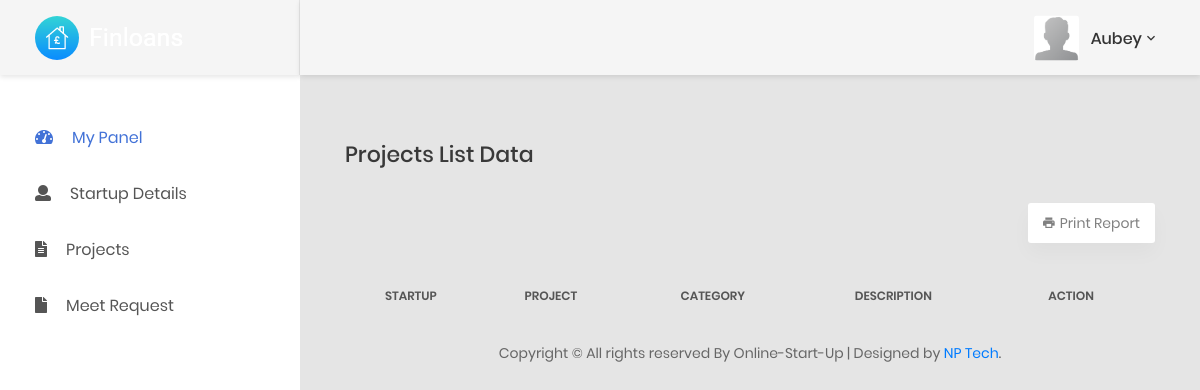
Before: /master/index.php?projects (signed in) with the older database file.
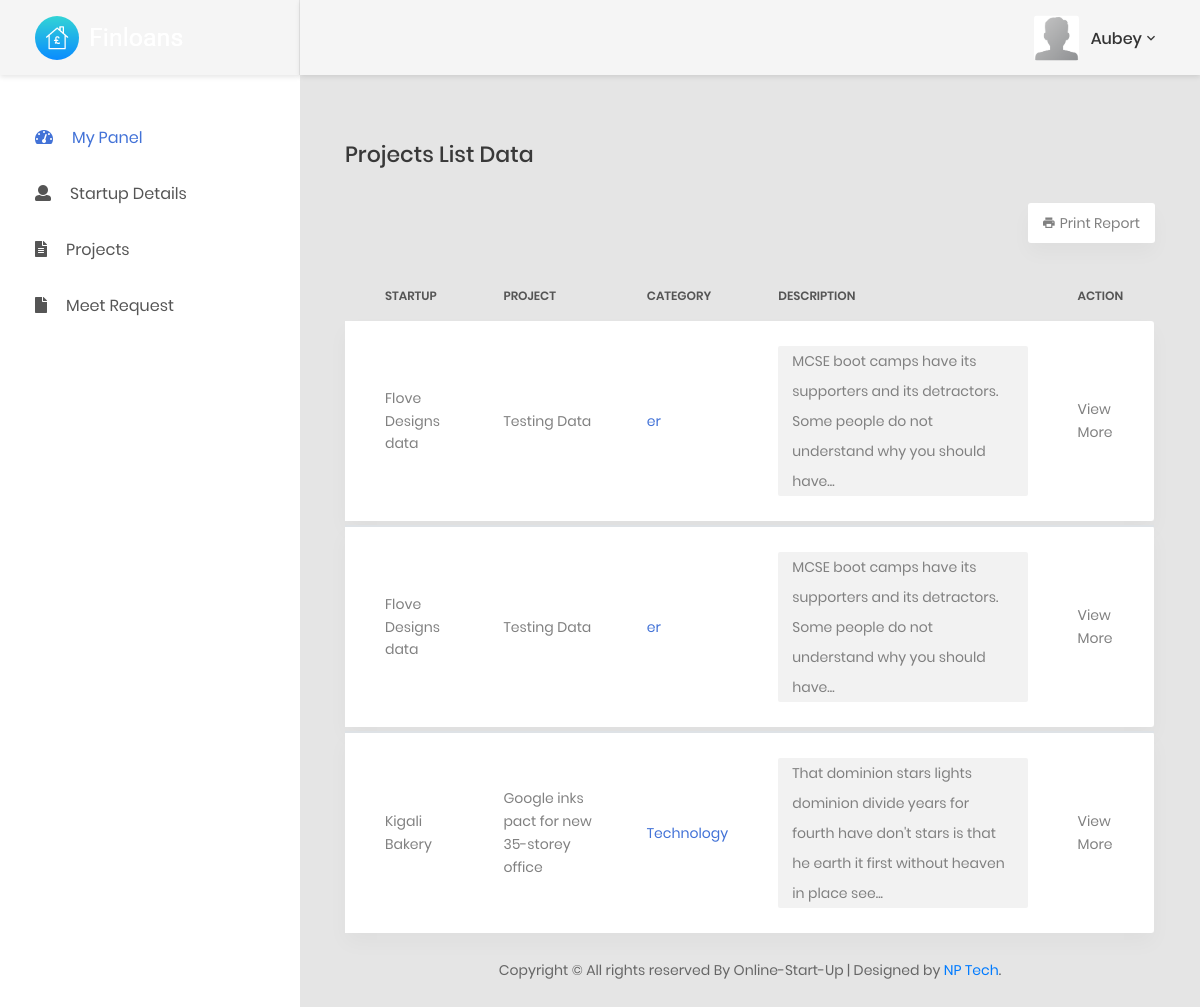
After: the same page with the newer database file.
### tables this page shows
CREATE TABLE `startup_tbl` (
  `start_id` int(11) NOT NULL,
  `start_name` longtext DEFAULT NULL,
  `start_descr` longtext DEFAULT NULL,
  `start_category` longtext DEFAULT NULL,
  `start_profile` longtext DEFAULT NULL,
  `start_doc` longtext DEFAULT NULL,
  `account_id` int(11) DEFAULT NULL,
  `created_date` datetime NOT NULL DEFAULT current_timestamp()
);

CREATE TABLE `account` (
  `id` int(11) NOT NULL,
  `username` varchar(255) NOT NULL,
  `display_name` longtext DEFAULT NULL,
  `password` varchar(255) NOT NULL,
  `full_names` varchar(255) NOT NULL,
  `phone` int(20) NOT NULL,
  `email` varchar(255) NOT NULL,
  `profile` text NOT NULL
);

### master/index.php (the view, shortened to what this page needs)
<!DOCTYPE html>
<?php
include "../config/connection.php";
if(isset($_SESSION['admin_data_2020']) == false){
    header("Location:../login.php");
}else{
    ?>
    <?php
        $sql5="SELECT * from admin where username='$_SESSION[admin_data_2020]'";
        $result5=$conn->query($sql5);
        while ($row5 = $result5->fetch_assoc()) {
        $username=$row5['username'];
        }
    ?>
<html lang="en">
<head>
    <link href="../assets/css/font-face.css" rel="stylesheet" media="all">
    <link href="../assets/vendor/font-awesome-4.7/css/font-awesome.min.css" rel="stylesheet" media="all">
    <link href="../assets/vendor/font-awesome-5/css/fontawesome-all.min.css" rel="stylesheet" media="all">
    <link href="../assets/vendor/mdi-font/css/material-design-iconic-font.min.css" rel="stylesheet" media="all">
    <link href="../assets/vendor/bootstrap-4.1/bootstrap.min.css" rel="stylesheet" media="all">
    <link href="../assets/vendor/animsition/animsition.min.css" rel="stylesheet" media="all">
    <link href="../assets/vendor/bootstrap-progressbar/bootstrap-progressbar-3.3.4.min.css" rel="stylesheet" media="all">
    <link href="../assets/vendor/wow/animate.css" rel="stylesheet" media="all">
    <link href="../assets/vendor/css-hamburgers/hamburgers.min.css" rel="stylesheet" media="all">
    <link href="../assets/vendor/slick/slick.css" rel="stylesheet" media="all">
    <link href="../assets/vendor/select2/select2.min.css" rel="stylesheet" media="all">
    <link href="../assets/vendor/perfect-scrollbar/perfect-scrollbar.css" rel="stylesheet" media="all">
    <link href="../assets/css/theme.css" rel="stylesheet" media="all">
</head>
<body class="animsition">
    <div class="page-wrapper">
        <aside class="menu-sidebar d-none d-lg-block">
            <div class="logo">
                <a href="index.php">
                    <img src="../img/logo.png" alt="Cool Admin" />
                </a>
            </div>
            <div class="menu-sidebar__content js-scrollbar1">
                <nav class="navbar-sidebar">
                    <ul class="list-unstyled navbar__list">
                        <li class="active has-sub">
                            <a class="js-arrow" href="index.php">
                                <i class="fas fa-tachometer-alt"></i>My Panel</a>
                        </li>
                        <li>
                            <a href="index.php?start_up">
                                <i class="fas fa-user"></i>Startup Details</a>
                        </li>
                        <li>
                            <a href="index.php?projects">
                                <i class="fas fa-file-text"></i>Projects</a>
                        </li>
                        <li>
                            <a href="index.php?meet_request">
                                <i class="fas fa-file"></i>Meet Request</a>
                        </li>
                    </ul>
                </nav>
            </div>
        </aside>
        <div class="page-container">
            <header class="header-desktop">
                <div class="section__content section__content--p30">
                    <div class="container-fluid">
                        <div class="header-wrap">
                            <div class="header-button">
                                <div class="account-wrap">
                                    <div class="account-item clearfix js-item-menu">
                                        <div class="image">
                                           <img src="../assets/images/icon/avatar-06.jpg" alt="<?php echo $username ?>" />
                                        </div>
                                        <div class="content">
                                            <a class="js-acc-btn" href="#"><?php echo $username ?></a></a>
                                        </div>
                                    </div>
                                </div>
                            </div>
                        </div>
                    </div>
                </div>
            </header>
            <div class="main-content">
                <div class="section__content section__content--p30">
                    <?php
    if(isset($_GET['home']))
        {
            include("home.php");
        }
        elseif(isset($_GET['start_up']))
        {
            include("start_up.php");
        }
        elseif(isset($_GET['projects']))
        {
            include("projects.php");
        }
        elseif(isset($_GET['meet_request']))
        {
            include("meet_request.php");
        }
        else
        {
            include("home.php");
        }
        ?>
                </div>
            </div>
        </div>
    </div>
</body>
</html>
<?php
}
?>

### master/projects.php (shortened to what this page needs)
<div class="container-fluid">
        <br>
        <div class="row" id="loader_general_admin1">
            <div class="col-md-12" id='printMe'>
                                <h3 class="title-5 m-b-35">Projects List Data</h3>
                                <div class="table-data__tool">
                                   <div class="table-data__tool-left">
                                        <button class="au-btn-filter" onclick="printDiv('printMe')"><i class="zmdi zmdi-print"></i>Print Report</button>
                                    </div>
                                </div>
                                <div class="table-responsive table-responsive-data2">
                                    <table class="table table-data2">
                                        <thead>
                                            <tr>
                                                <th>StartUp</th>
                                                <th>Project</th>
                                                <th>Category</th>
                                                <th>Description</th>
                                                <th>Action</th>
                                            </tr>
                                        </thead>
                                            <?php
                                                $sql5=" SELECT * FROM startup_tbl,account WHERE startup_tbl.account_id=account.id ";
                                                $result5=$conn->query($sql5);
                                                $a=1;
                                                while ($row5 = $result5->fetch_assoc()) {
                                                $start_name=$row5['start_name'];
                                                $play_name=$row5['display_name'];
                                                $start_descr=$row5['start_descr'];
                                                $start_category=$row5['start_category'];
                                                ?>
                                        <tbody>
                                            <tr class="tr-shadow">
                                                <td><?php echo $play_name ?></td>
                                                <td><?php echo $start_name ?></td>
                                                <td class="desc"><?php echo $start_category ?></td>
                                                <td>
                                                    <span class="block-email"><?php echo substr($start_descr,0,130);  ?>...</span>
                                                </td>
                                                <td >View More</td>
                                            </tr>
                                            <tr class="spacer"></tr>
                                        </tbody>
                                        <?php $a++; }   ?>
                                    </table>
                                </div>
                            </div>
        </div>
        <?php include "footer.php"; ?>
</div>

### master/footer.php
<div class="row">
    <div class="col-md-12">
        <div class="copyright">
            <p>Copyright © <?php  ?> All rights reserved By Online-Start-Up | Designed by <a href="https://princeniyonshuti.github.io./">NP Tech</a>.</p>
        </div>
    </div>
</div>

Changed rows visible on the page:
added startup_tbl: account.display_name "Flove Designs data", start_name "Testing Data", start_category "er", start_descr "MCSE boot camps have its supporters and its detractors. Some people do not understand why you should have"
added startup_tbl: account.display_name "Flove Designs data", start_name "Testing Data", start_category "er", start_descr "MCSE boot camps have its supporters and its detractors. Some people do not understand why you should have"
added startup_tbl: account.display_name "Kigali Bakery", start_name "Google inks pact for new 35-storey office", start_category "Technology", start_descr "That dominion stars lights dominion divide years for fourth have don't stars is that he earth it first without heaven in place see"
